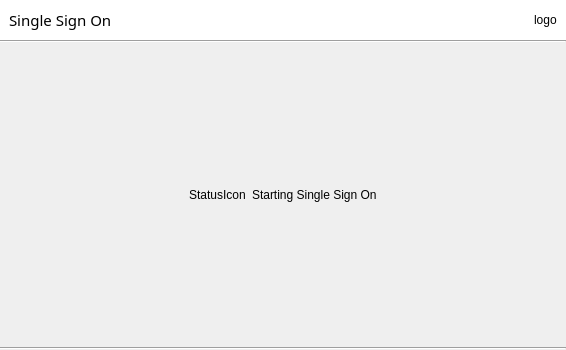
<?xml version="1.0" encoding="UTF-8"?>
<ui version="4.0">
 <class>SSODialog</class>
 <widget class="QDialog" name="SSODialog">
  <property name="geometry">
   <rect>
    <x>0</x>
    <y>0</y>
    <width>566</width>
    <height>350</height>
   </rect>
  </property>
  <property name="windowTitle">
   <string>Dialog</string>
  </property>
  <property name="styleSheet">
   <string notr="true">QLineEdit {
min-width: 260px;
}</string>
  </property>
  <layout class="QVBoxLayout" name="verticalLayout">
   <property name="spacing">
    <number>0</number>
   </property>
   <property name="margin">
    <number>0</number>
   </property>
   <item>
    <widget class="QWidget" name="widget" native="true">
     <property name="styleSheet">
      <string notr="true">background: white;</string>
     </property>
     <layout class="QHBoxLayout" name="horizontalLayout_2">
      <item>
       <widget class="QLabel" name="mTitle">
        <property name="font">
         <font>
          <family>Sans Serif</family>
          <pointsize>11</pointsize>
         </font>
        </property>
        <property name="styleSheet">
         <string notr="true"/>
        </property>
        <property name="text">
         <string>Single Sign On</string>
        </property>
       </widget>
      </item>
      <item>
       <spacer name="horizontalSpacer_4">
        <property name="orientation">
         <enum>Qt::Horizontal</enum>
        </property>
        <property name="sizeHint" stdset="0">
         <size>
          <width>376</width>
          <height>20</height>
         </size>
        </property>
       </spacer>
      </item>
      <item>
       <widget class="QLabel" name="mLogo">
        <property name="text">
         <string>logo</string>
        </property>
       </widget>
      </item>
     </layout>
    </widget>
   </item>
   <item>
    <widget class="Line" name="line">
     <property name="orientation">
      <enum>Qt::Horizontal</enum>
     </property>
    </widget>
   </item>
   <item>
    <spacer name="verticalSpacer">
     <property name="orientation">
      <enum>Qt::Vertical</enum>
     </property>
     <property name="sizeHint" stdset="0">
      <size>
       <width>20</width>
       <height>85</height>
      </size>
     </property>
    </spacer>
   </item>
   <item>
    <widget class="QWidget" name="mWrapper" native="true">
     <layout class="QHBoxLayout" name="horizontalLayout_3">
      <item>
       <spacer name="horizontalSpacer">
        <property name="orientation">
         <enum>Qt::Horizontal</enum>
        </property>
        <property name="sizeHint" stdset="0">
         <size>
          <width>40</width>
          <height>20</height>
         </size>
        </property>
       </spacer>
      </item>
      <item>
       <widget class="QLabel" name="mStatusIcon">
        <property name="text">
         <string notr="true">StatusIcon</string>
        </property>
       </widget>
      </item>
      <item>
       <widget class="QLabel" name="mStatusText">
        <property name="text">
         <string>Starting Single Sign On</string>
        </property>
       </widget>
      </item>
      <item>
       <spacer name="horizontalSpacer_3">
        <property name="orientation">
         <enum>Qt::Horizontal</enum>
        </property>
        <property name="sizeHint" stdset="0">
         <size>
          <width>40</width>
          <height>20</height>
         </size>
        </property>
       </spacer>
      </item>
     </layout>
    </widget>
   </item>
   <item>
    <spacer name="verticalSpacer_2">
     <property name="orientation">
      <enum>Qt::Vertical</enum>
     </property>
     <property name="sizeHint" stdset="0">
      <size>
       <width>20</width>
       <height>85</height>
      </size>
     </property>
    </spacer>
   </item>
   <item>
    <widget class="Line" name="line_2">
     <property name="orientation">
      <enum>Qt::Horizontal</enum>
     </property>
    </widget>
   </item>
  </layout>
 </widget>
 <resources/>
 <connections/>
</ui>
